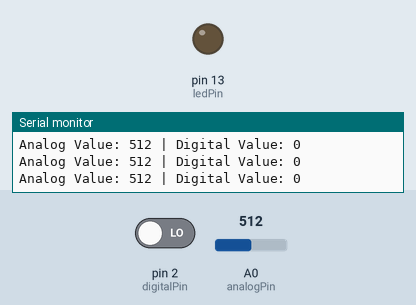
Bench run of a sketch on a simulated Arduino Uno, built with avr-gcc and run on an emulated ATmega328P. Shown: output pins drawn as LEDs (lit = HIGH), the last lines printed to the serial monitor. The inputs (shaded band) are chosen by the test bench; at power-on: pin 2 (digitalPin) LOW, A0 (analogPin) = 512.

Above: at 1.2 s.
1.3 s: pin 2 (digitalPin) driven HIGH
At 1.8 s:
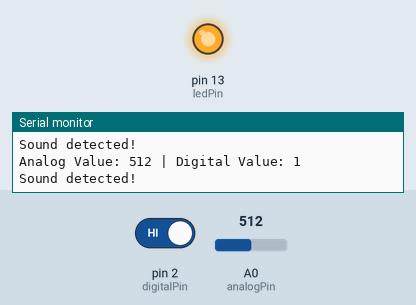
2.8 s: pin 2 (digitalPin) driven LOW
At 3.4 s:
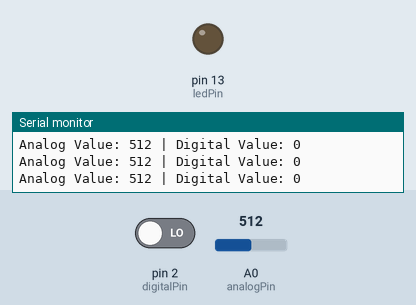
Timing chart, 0 to 5.8 s (numbered marks = the images above; inputs shaded):
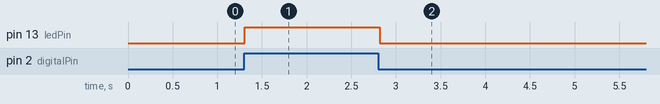

The sketch:

Microphone_based_sound_detection_system.ino
```cpp
// Pin configuration
const int analogPin = A0;  // A0 connected to analog output of KY-038
const int digitalPin = 2;  // D2 connected to digital output of KY-038
const int ledPin = 13;     // Built-in LED to indicate sound detection (optional)

// Variables
int analogValue = 0;       // To store analog readings
int digitalValue = 0;      // To store digital readings

void setup() {
  pinMode(digitalPin, INPUT);  // Set digital pin as input
  pinMode(ledPin, OUTPUT);     // Set LED pin as output (optional)
  Serial.begin(9600);          // Start serial communication
}

void loop() {
  // Read analog value from the microphone
  analogValue = analogRead(analogPin);

  // Read digital value from the microphone
  digitalValue = digitalRead(digitalPin);

  // Print analog and digital values to the Serial Monitor
  Serial.print("Analog Value: ");
  Serial.print(analogValue);
  Serial.print(" | Digital Value: ");
  Serial.println(digitalValue);

  // If digital output is HIGH (sound detected), turn on the LED
  if (digitalValue == HIGH) {
    digitalWrite(ledPin, HIGH);  // Turn LED on
    Serial.println("Sound detected!");
  } else {
    digitalWrite(ledPin, LOW);   // Turn LED off
  }

  delay(100);  // Small delay for stability
}
```

Measured:
- after the input at 1.3 s, pin 13 (ledPin): LOW → HIGH at once
- after the input at 2.8 s, pin 13 (ledPin): HIGH → LOW at once
